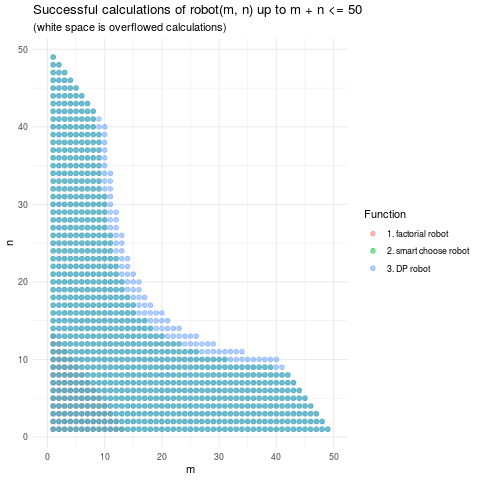

Generate this figure with R:

setwd('~/Documents/CrackingTheCodingInterview/ch9')
df <- read.csv('robots.csv')

library(ggplot2)
theme_set(theme_minimal())



plt <- ggplot(df, aes(m, n, color = function_name)) +
  geom_point(alpha = .5, size = 2) +
  scale_x_continuous(limits = c(0, 50)) +
  scale_color_discrete(name = 'Function') +
  ggtitle("Successful calculations of robot(m, n) up to m + n <= 50",
          "(white space is overflowed calculations)")
plt

png("robot_overflow.png")
print(plt)
dev.off()
